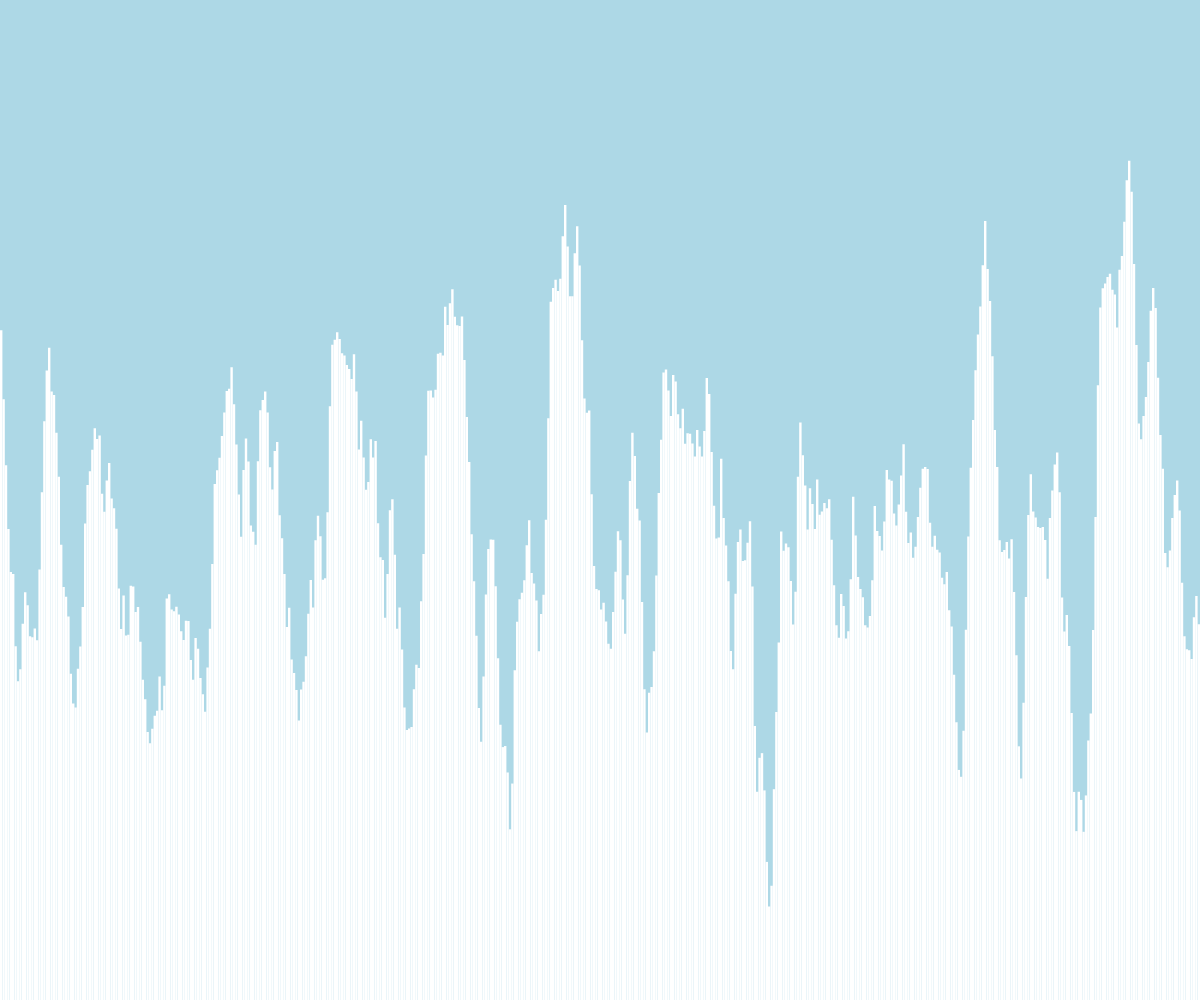
Frame 1 (no input)
Frame 60 (no input): identical to frame 1, image omitted
Frame 120 (the mouse pressed at the canvas centre since frame 60): identical to frame 1, image omitted

The p5.js sketch that drew this single still picture (run headless with seeded random() and noise() and a simulated clock; from frame 60 on, the mouse is pressed at the canvas centre):

// p5.js sketch
// ── sketch.js
// Terrain

let terrain = [];
const NUMBER_OF_RECTS = 500;


function setup() {
  noStroke();
  fill("green");
  createCanvas(windowWidth, windowHeight);
  let howWide = width / NUMBER_OF_RECTS;
  generateTerrain(howWide);
}

function draw() {
  background("lightBlue");

  for (let someRect of terrain) {
    rect(someRect.x, someRect.y, someRect.w, someRect.h);
  }
}


function generateTerrain(theWidth){
  let time = 0;
  let deltaTime = 0.1;
  for (let x = 0; x < width; x += theWidth) {
    let theHeight = noise(time) * height;
    let someRect = spawnRectangle(x, theHeight, theWidth);
    terrain.push(someRect);
    time += deltaTime;
  }
}


function spawnRectangle(leftSide, rectHeight, rectWidth) {
  let theRect = {
    x: leftSide,
    y: height - rectHeight,
    w: rectWidth,
    h: rectHeight
  };
  return theRect;
}
